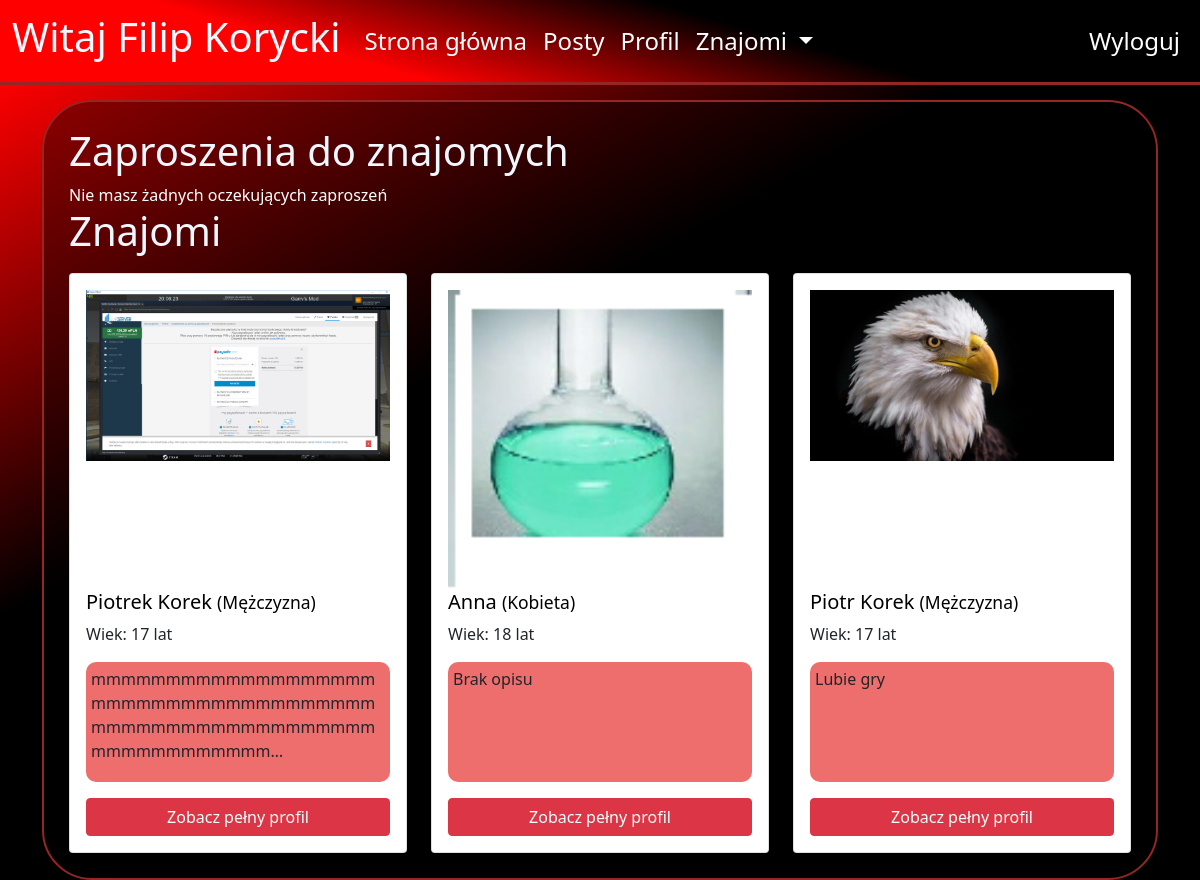
The page /profile/friend_list/5 (signed in) on the database its author committed.
### blog/models.py (models this page shows, shortened)
class Profile(models.Model):
    user = models.OneToOneField(User, null=True, on_delete=models.CASCADE)
    birth_date = models.DateField(blank=True,null=True)
    description = models.TextField(blank=True,null=True)
    first_name = models.CharField(blank=True, null=True, max_length=40)
    last_name = models.CharField(blank=True, null=True, max_length=40)
    country = models.CharField(blank=True, null=True, max_length=40)
    city = models.CharField(blank=True, null=True, max_length=40)
    height = models.DecimalField(blank=True,null=True, decimal_places=0, max_digits=120)
    weight = models.DecimalField(blank=True,null=True, decimal_places=0, max_digits=120)
    gender = models.CharField(blank=True,null=True, max_length=222)
    friends = models.ManyToManyField('self', blank=True)
    images = models.ManyToManyField("ProfileImage", related_name='+',blank=True)
    chats = models.ManyToManyField("ChatBox", related_name='+',blank=True)
    posts = models.ManyToManyField("Post", related_name='+',blank=True)
    def get_age(self):
        import datetime
        age = int((datetime.date.today() - self.birth_date).days/365.25)
        return age
    def get_name(self):
        if self.first_name and self.last_name:
            return str(str(self.first_name)+" "+str(self.last_name)) #+" ("+str(self.user.username)+")"
        elif self.first_name:
            return self.first_name
        else:
            return self.user.username

### blog/views.py (the view)
# urls.py: path("profile/friend_list/<int:pk>", views.FriendListView.as_view(), name="friend_list"),
class FriendListView(View):
    def get(self, request, pk):
        profile = get_object_or_404(Profile, pk=pk)
        if not profile == request.user.profile:
            return redirect('auth_error')
        friend_requests = FriendInvitation.objects.all().filter(profile_to=profile)
        for friend_request in friend_requests:
            friend_request.displayed = True
        friends_id = []
        for friend in profile.friends.all():
            friends_id.append(friend.id)
        context={
            'profile':profile,
            'friend_requests':friend_requests,
            'friends_id':friends_id,
        }
        return render(request, 'blog/friends_list.html', context)

### blog/templates/blog/friends_list.html (shortened to what this page needs)
{% extends "blog/base.html"%}
{% load static %}
{%block content%}
<div class="container background_v1" >
<h1>Zaproszenia do znajomych</h1>
<div class="row">
{%for request in friend_requests%}
    {%if not user.profile.id in friends_id%}
    <div class="col-sm-12 col-md-4">
                <div class="card main_page_card" style="margin-top: 10px;">
                    <div class="card-body">
                    {% if request.profile_from.images%}
                    <div style="width: 100%; position:relative;">
                        {%for image in request.profile_from.images.all %}
                            {% if forloop.last %}
                                <img src="{{image.image.url}}" class="profile_image">
                                <div class="fake_box"> </div>
                                <br />
                            {%endif%}
                        {%empty%}
                            <img src="{% static 'user.png' %}" class="profile_image">
                            <div class="fake_box"> </div>
                            <br />
                        {%endfor%}
                    </div>
                    {%endif%}
                    <h5 class="card-title">
                    {{request.profile_from.get_name}}
                    {% if not request.profile_from.gender == None%}
                    <small>({{request.profile_from.gender}})</small>
                    {%endif%}
                    </h5>
                    <p class="card-text">Wiek: {{request.profile_from.get_age}} lat</p>
                    <p class="card-text main_page_desc" >
                    {% if request.profile_from.description %}
                        {{request.profile_from.description|truncatechars:70}}
                        {% else %}
                        Brak opisu
                    {%  endif   %}
                    </p>
                    <div class="row">
                        <div class="col-sm-12 col-md-4">
                            <a style="width:100%;" href="{%url 'profile' request.profile_from.id%}" class="btn btn-dark">Zobacz profil</a>
                        </div>
                        <div class="col-sm-12 col-md-4">
                            <form action="{% url 'akcept_firend_request' request.id profile.id %}" method="POST">
                                {%csrf_token%}
                                <button style="width:100%;" type="submit" class="btn btn-success" >Zaakceptuj </button>
                            </form>
                        </div>
                        <div class="col-sm-12 col-md-4">
                            <form action="{% url 'reject_firend_request' request.id profile.id %}" method="POST">
                                {%csrf_token%}
                                <button style="width:100%;" type="submit" class="btn btn-danger" >Odrzuć</button>
                            </form>
                        </div>
                    </div>
                    </div>
                </div>
            </div>
    {%endif%}
{% empty %}
<span style="color:white;">
    Nie masz żadnych oczekujących zaproszeń
</span>
{%endfor%}
</div>
<h1>Znajomi</h1>
<div class="row">
    {%for profile in profile.friends.all%}
    <div class="col-sm-12 col-md-4">
                <div class="card main_page_card" style="margin-top: 10px;">
                    <div class="card-body">
                    {% if profile.images%}
                    <div style="width: 100%; position:relative;">
                        {%for image in profile.images.all %}
                            {% if forloop.last %}
                                <div class="fake_box"> </div>
                                <br />
                            {%endif%}
                        {%empty%}
                            <img src="{% static 'user.png' %}" class="profile_image">
                            <div class="fake_box"> </div>
                            <br />
                        {%endfor%}
                    </div>
                    {%endif%}
                    <h5 class="card-title">
                    {{profile.get_name}}
                    {% if not profile.gender == None%}
                    <small>({{profile.gender}})</small>
                    {%endif%}
                    </h5>
                    <p class="card-text">Wiek: {{profile.get_age}} lat</p>
                    <p class="card-text main_page_desc" >
                    {% if profile.description %}
                        {{profile.description|truncatechars:70}}
                        {% else %}
                        Brak opisu
                    {%  endif   %}
                    </p>
                    <a href="{%url 'profile' profile.id%}" class="btn btn-danger">Zobacz pełny profil</a>
                    </div>
                </div>
            </div>
    {% empty %}
        <span style="color:white;">
            Nie masz jeszcze żadnych dodanych znajomych
        </span>
    {%endfor%}
</div>
</div>
{% endblock %}

### blog/templates/blog/base.html (shortened to what this page needs)
{% load static %}
<!doctype html>
<html lang="en">
  <head>
    <link href="https://cdn.jsdelivr.net/npm/bootstrap@5.0.0-beta1/dist/css/bootstrap.min.css" rel="stylesheet">
    <link rel ="stylesheet" href="{% static 'style.css' %}">
  </head>
  <body>
    <nav class="navbar navbar-expand-lg navbar-dark bg-light">
  <div class="container-fluid">
    <a class="navbar-brand" href="#"><h1>Witaj {{user.profile.get_name}}</h1></a>
    <div class="collapse navbar-collapse" id="navbarSupportedContent">
      <ul class="navbar-nav me-auto mb-2 mb-lg-0">
        {% if user.is_authenticated%}
        <li class="nav-item ">
          <a class="nav-link" href="{% url 'mainpage' %}">Strona główna</a>
        </li>
        <li class="nav-item ">
          <a class="nav-link" href="{% url 'posts' %}">Posty</a>
        </li>
        <li class="nav-item ">
          <a class="nav-link" href="{% url 'profile' user.profile.id %}">Profil</a>
        </li>
        <li class="nav-item dropdown">
          <a class="nav-link dropdown-toggle" href="#" id="navbarDropdown" role="button" data-bs-toggle="dropdown" aria-expanded="false">
            Znajomi
          </a>
        </li>
        {%endif%}
        </ul>
        {% if user.is_authenticated%}
        <ul class="navbar-nav ml-auto mb-2 mb-lg-0" >
          <li class="nav-item">
            <a class="nav-link" href="{% url 'logout' %}">Wyloguj</a>
          </li>
        </ul>
        {%endif%}
    </div>
  </div>
</nav>
    <div class="main_content">
      <div class="container">
    {%block content%}
    {% endblock %}
      </div>
    </div>
  </body>
</html>

### static/style.css (style rules this page uses)
* { box-sizing: border-box; margin:0; padding:0; }
:root { --ramka: rgb(148, 38, 38); }
nav { background: rgb(255,0,0); background: linear-gradient(16deg, rgba(255,0,0,1) 29%, rgba(0,0,0,1) 63%, rgba(0,0,0,1) 100%); border-bottom: var(--ramka) solid 3px; }
body { background-repeat: no-repeat; background-size: cover; background: black; }
.navbar { position: fixed; top:0; z-index: 555; width: 100%; }
h1,h2,h3,h4,h5 { color:aliceblue; }
nav .navbar-nav li a { color: white !important; font-size: 1.5em; }
.main_content { padding-top: 100px; min-height: 800px; background: rgb(255,0,0); background: linear-gradient(151deg, rgba(255,0,0,1) 5%, rgba(0,0,0,1) 40%, rgba(0,0,0,1) 100%); }
.card-title { color:black !important; }
.main_page_card { width: 100%; }
.background_v1 { border: solid 2px var(--ramka); border-radius: 50px; padding: 25px; background-color:rgba(0, 0, 0, 0.4); min-height: 700px; }
.fake_box { width:300px; height: 276px; }
.main_page_desc { background-color: rgb(238, 109, 109)!important; border-radius: 10px; padding:5px; height:120px; }
.btn { width:100%; }

### rows shown on the page
Profile: get_name "Piotrek Korek", gender "Mężczyzna", get_age "17", description "mmmmmmmmmmmmmmmmmmmmmmmmmmmmmmmmmmmmmmmmmmmmmmmmmmmmmmmmmmmmmmmmmmmmm…"
Profile: get_name "Anna", gender "Kobieta", get_age "18", description "Brak opisu"
Profile: get_name "Piotr Korek", gender "Mężczyzna", get_age "17", description "Lubie gry"

### other values the page prints
{{ user.profile.get_name }} "Filip Korycki"
